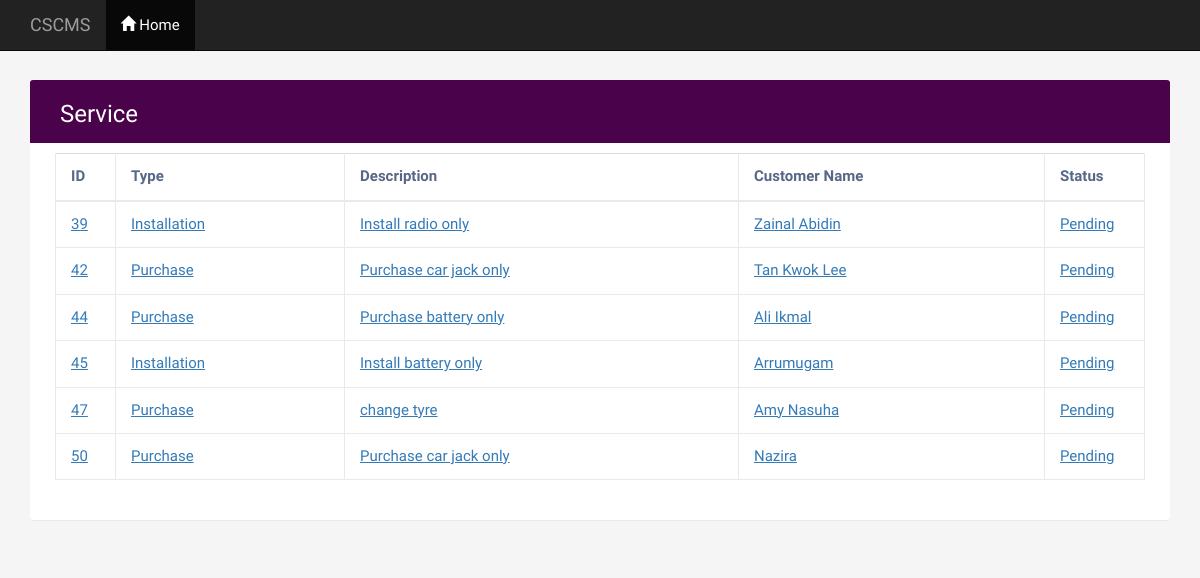
Page /staff/service/PendingList.php on the committed database.
### tables this page shows
CREATE TABLE `service` (
  `svc_id` int(11) NOT NULL,
  `svc_type` varchar(30) NOT NULL,
  `cust_id` int(11) NOT NULL,
  `sp_name` varchar(150) NOT NULL,
  `sp_used` int(15) NOT NULL,
  `vhc_name` varchar(50) NOT NULL,
  `svc_desc` varchar(150) NOT NULL,
  `svc_installfees` float(11,2) NOT NULL,
  `svc_totalfees` float(11,2) NOT NULL,
  `svc_date` date NOT NULL DEFAULT current_timestamp(),
  `svc_paymentstatus` varchar(30) NOT NULL
);

CREATE TABLE `customer` (
  `cust_id` int(11) NOT NULL,
  `cust_name` varchar(30) NOT NULL,
  `cust_ic` varchar(30) NOT NULL,
  `cust_contact` varchar(20) NOT NULL
);

### staff/service/PendingList.php (the view, shortened to what this page needs)
<!DOCTYPE html>
<html lang="en">
<head>
<link rel="stylesheet" href="https://maxcdn.bootstrapcdn.com/font-awesome/4.7.0/css/font-awesome.min.css">
<link rel="stylesheet" href="https://maxcdn.bootstrapcdn.com/bootstrap/3.3.7/css/bootstrap.min.css">
<link rel="stylesheet" href="https://cdnjs.cloudflare.com/ajax/libs/font-awesome/4.7.0/css/font-awesome.min.css">
</head>
<body>
	<nav class="navbar navbar-inverse navbar-fixed-top">
	  <div class="container-fluid">
		<h4 class="navbar-text">CSCMS</h4>
		<ul class="nav navbar-nav">
		  <li class="active"><a href="../dashboard/index.php"><span class="glyphicon glyphicon-home"></span> Home</a></li>
		</ul>
	  </div>
	</nav>
    <div class="container" style="margin-top:50px">
        <div class="table-wrapper">
            <div class="table-title">
                <div class="row">
                    <div class="col-sm-6">
						<h2>Service</h2>
					</div>
                </div>
            </div>
            <form action="<?php echo $_SERVER['PHP_SELF']?>" method="post">
            <?php
					include 'connectionDB.php';
					$stmnt=$con->prepare("SELECT * FROM service INNER JOIN customer ON service.cust_id = customer.cust_id WHERE svc_paymentstatus='Pending'");
					$stmnt->execute();
					$result=$stmnt->get_result();
				?>
			<table class="table table-bordered" id="table-data">
                <thead>
                    <tr>
						<th>ID
						<th>Type
						<th>Description
						<th>Customer Name
						<th>Status
                    </tr>
                </thead>
				<tbody>
						<?php while($row=$result->fetch_assoc())
						{ ?>
						<tr class='clickable-row text-primary' data-href='/fyp/staff/service/PendingDisplay.php?id=<?php echo $row['svc_id']; ?>'>
							<td><u><?= $row['svc_id']; ?></u></td>
							<td><u><?= $row['svc_type']; ?></u></td>
							<td><u><?= $row['svc_desc']; ?></u></td>
							<td><u><?= $row['cust_name']; ?></u></td>
							<td><u><?= $row['svc_paymentstatus']; ?></u></td>
						</tr>
						<?php } ?>
					</tbody>
            </table>
        </div>
    </div>
</body>
</html>

### staff/service/PendingList.php (style rules this page uses)
body { color: #566787; background: #f5f5f5; font-family: 'Varela Round', sans-serif; font-size: 15px; }
.table-wrapper { background: #fff; padding: 20px 25px; margin: 30px 0; border-radius: 3px; box-shadow: 0 1px 1px rgba(0,0,0,.05); }
.table-title { padding-bottom: 15px; background: #4A034A; color: #fff; padding: 16px 30px; margin: -20px -25px 10px; border-radius: 3px 3px 0 0; }
.table-title h2 { margin: 5px 0 0; font-size: 24px; }
table.table tr th, table.table tr td { border-color: #e9e9e9; padding: 12px 15px; vertical-align: middle; }
table.table tr th:first-child { width: 60px; }
table.table tr th:last-child { width: 100px; }
[data-href] { cursor:pointer; }

### rows in the picture
service: svc_id "39", svc_type "Installation", svc_desc "Install radio only", cust.cust_name "Zainal Abidin", svc_paymentstatus "Pending"
service: svc_id "42", svc_type "Purchase", svc_desc "Purchase car jack only", cust.cust_name "Tan Kwok Lee", svc_paymentstatus "Pending"
service: svc_id "44", svc_type "Purchase", svc_desc "Purchase battery only", cust.cust_name "Ali Ikmal", svc_paymentstatus "Pending"
service: svc_id "45", svc_type "Installation", svc_desc "Install battery only", cust.cust_name "Arrumugam", svc_paymentstatus "Pending"
service: svc_id "47", svc_type "Purchase", svc_desc "change tyre", cust.cust_name "Amy Nasuha", svc_paymentstatus "Pending"
service: svc_id "50", svc_type "Purchase", svc_desc "Purchase car jack only", cust.cust_name "Nazira", svc_paymentstatus "Pending"
